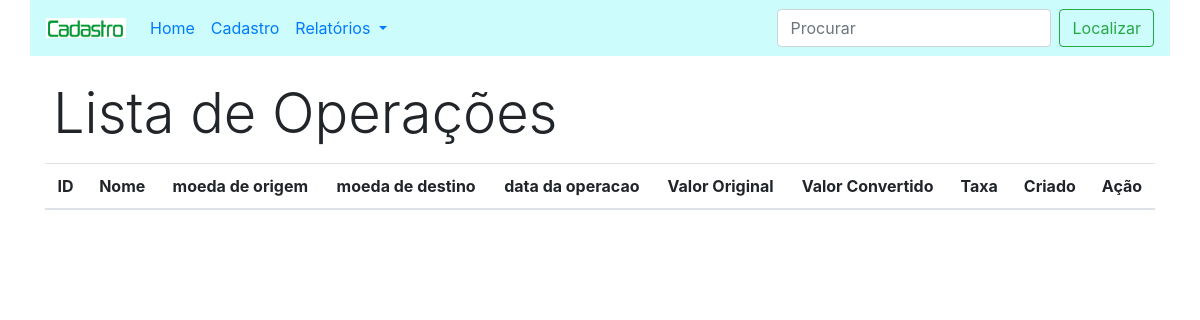
The page /Listar_Operacoes.php on the database as committed earlier.
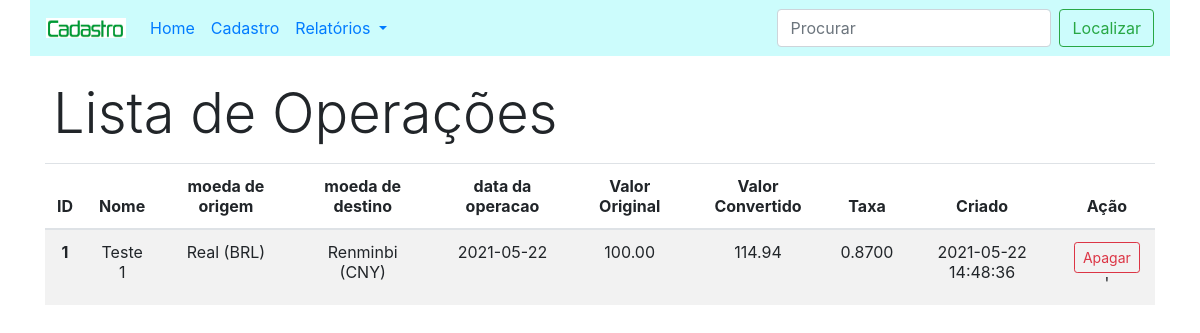
The same page on the database as committed later.
### tables this page shows
CREATE TABLE `operacoes` (
  `id` int NOT NULL,
  `nome` varchar(240) NOT NULL,
  `moeda_origem` varchar(40) DEFAULT NULL,
  `moeda_destino` varchar(40) DEFAULT NULL,
  `data_operacao` date DEFAULT NULL,
  `valor_original` decimal(10,2) DEFAULT NULL,
  `valor_convertido` decimal(10,2) DEFAULT NULL,
  `taxa` decimal(10,4) DEFAULT NULL,
  `created` timestamp NOT NULL,
  `modified` timestamp NULL DEFAULT NULL
);

### Listar_Operacoes.php (the view, shortened to what this page needs)
<?php
include_once './Core/Nave.php';
include_once './Core/Header.php';
include_once './Core/Config.php';
?>
<div class="container mt-3">
  <div class="d-flex">
    <div class="mr-auto p-2">
      <h2 class="display-4 titulo">Lista de Operações</h2>
    </div>
  </div>
  <?php
  $stmt = $conn->prepare('SELECT * FROM operacoes');
  $stmt->execute();
  ?>
  <table class="table table-striped">
    <thead>
      <tr class="text-center">
        <th>ID</th>
        <th>Nome</th>
        <th>moeda de origem</th>
        <th>moeda de destino</th>
        <th>data da operacao</th>
        <th>Valor Original</th>
        <th>Valor Convertido</th>
        <th>Taxa</th>
        <th>Criado</th>
        <th>Ação</th>
      </tr>
    </thead>
    <tbody>
      <?php
      while ($row = $stmt->fetch()) {
        echo '<tr class="text-center">';
        echo '<th scope="row">' . $row['id'] . '</th>';
        echo '<td>' . $row['nome'] . '</td>';
        echo '<td>' . $row['moeda_origem'] . '</td>';
        echo '<td>' . $row['moeda_destino'] . '</td>';
        echo '<td>' . $row['data_operacao'] . '</td>';
        echo '<td>' . $row['valor_original'] . '</td>';
        echo '<td>' . $row['valor_convertido'] . '</td>';
        echo '<td>' . $row['taxa'] . '</td>';
        echo '<td>' . $row['created'] . '</td>';
        echo "<td><a href='./Model/Excluir.php?id=". $row['id'] . "' class='btn btn-outline-danger btn-sm'>Apagar</a> '</td>";
        echo '</tr>';
      }
      ?>
    </tbody>
  </table>
</div>
<?php
include_once './Core/Rodape.php';
?>

### Core/Nave.php (shortened to what this page needs)
<nav class="navbar navbar-expand-lg navbar-info container" style="background-color: #ccfcfc">
  <a class="navbar-brand" href="#"><img src="./assets/logo.png" width="80px" height="20px"></a>
  <div class="collapse navbar-collapse" id="navbarSupportedContent">
    <ul class="navbar-nav mr-auto">
      <li class="nav-item">
        <a class="nav-link" href="./">Home</a>
      </li>
      <li class="nav-item">
        <a class="nav-link" href="./Cadastro.php">Cadastro</a>
      </li>
      <li class="nav-item dropdown">
        <a class="nav-link dropdown-toggle" href="#" id="navbarDropdown" role="button" data-toggle="dropdown" aria-haspopup="true" aria-expanded="false">
          Relatórios
        </a>
      </li>
    </ul>
    <form class="form-inline my-2 my-lg-0">
      <input class="form-control mr-sm-2" type="search" placeholder="Procurar" aria-label="Search">
      <button class="btn btn-outline-success my-2 my-sm-0" type="submit">Localizar</button>
    </form>
  </div>
</nav>

### Core/Header.php (shortened to what this page needs)
<!doctype html>
<html lang="pt-br">
<head>
    <link rel="stylesheet" href="https://stackpath.bootstrapcdn.com/bootstrap/4.3.1/css/bootstrap.min.css">
</head>
<body>

### Core/Rodape.php (shortened to what this page needs)
</body>

Rows that differ between the two databases and show on the page:
added operacoes: id "1", nome "Teste 1", moeda_origem "Real (BRL)", moeda_destino "Renminbi (CNY)", data_operacao "2021-05-22", valor_original "100.00", valor_convertido "114.94", taxa "0.8700", created "2021-05-22 14:48:36"
